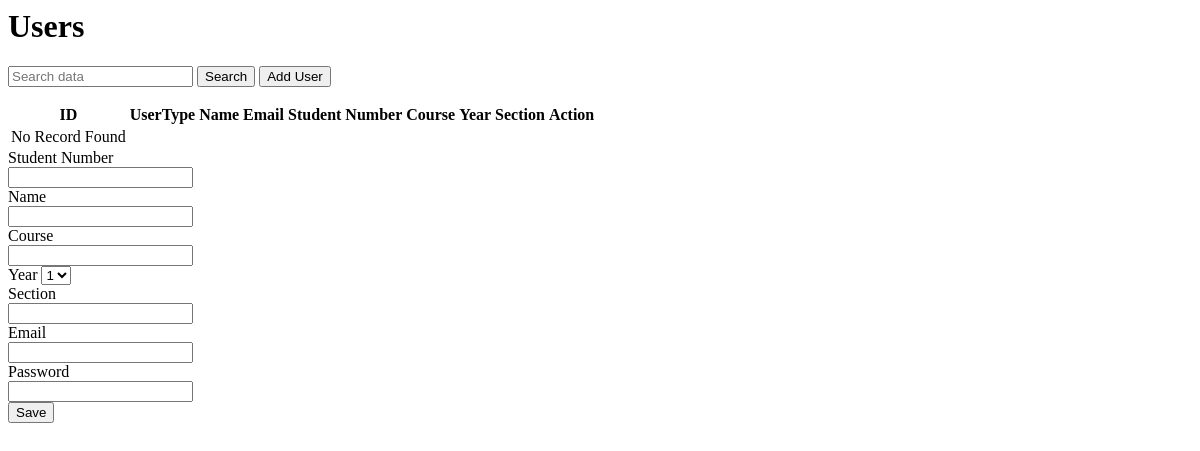
Page /pages/admin/users.php on the earlier database version.
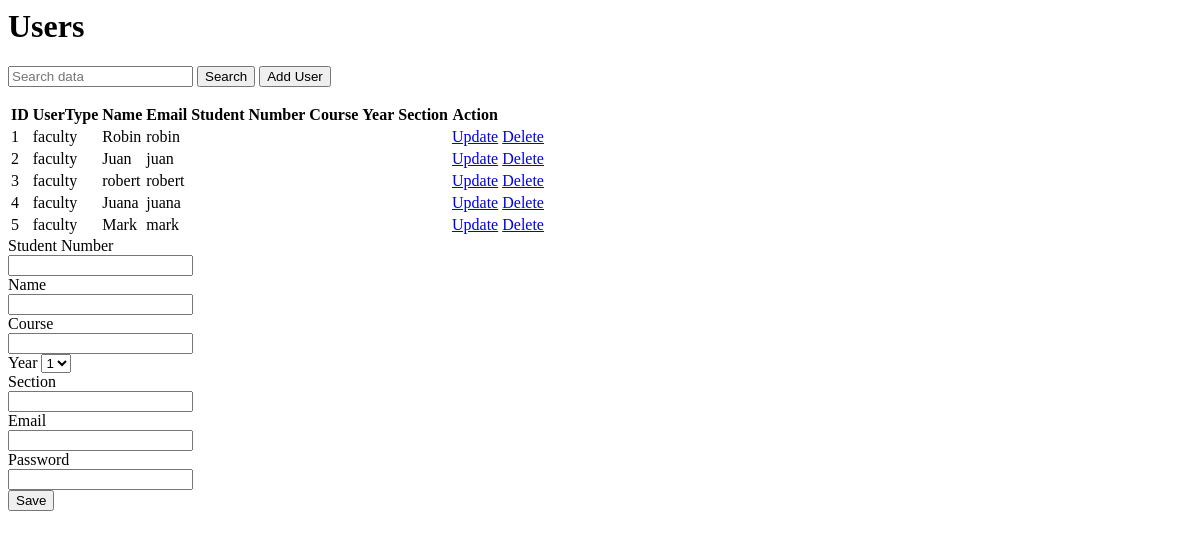
Same page on the later database version.
### tables this page shows
CREATE TABLE `users` (
  `id` int(11) NOT NULL,
  `user_type` varchar(50) NOT NULL,
  `name` varchar(50) NOT NULL,
  `email` varchar(50) NOT NULL,
  `student_no` varchar(50) NOT NULL,
  `course` varchar(50) NOT NULL,
  `year` varchar(50) NOT NULL,
  `section` varchar(50) NOT NULL,
  `password` varchar(50) NOT NULL,
  `date_created` date NOT NULL DEFAULT current_timestamp(),
  `created_timestamp` datetime NOT NULL DEFAULT current_timestamp()
);

### pages/admin/users.php (the view, shortened to what this page needs)
<head>
</head>
<div class="records-table">
    <h1>Users</h1>
    <form action="<?php echo htmlspecialchars($_SERVER["PHP_SELF"]); ?>" method="GET">
        <input type="text" name="search" value="<?php if(isset($_GET['search'])){echo $_GET['search']; } ?>" placeholder="Search data">
        <button type="submit">Search</button>
        <button onclick="show_dialog()">Add User</button>
    </form>
    <table>
        <thead>
            <tr>
                <th>ID</th>
                <th>UserType</th>
                <th>Name</th>
                <th>Email</th>
                <th>Student Number</th>
                <th>Course</th>
                <th>Year</th>
                <th>Section</th>
                <th>Action</th>
            </tr>
        </thead>
        <tbody>
            <?php
                include('../pupclinic/php/db_connect.php');
                    $filtervalues = $_GET['search'];
                    if($_GET['search'] == ""){
                        $query = "SELECT * FROM users";
                    }else{
                        $query = "SELECT * FROM users WHERE CONCAT(user_type,name,email,student_no,course,year,section) LIKE '%$filtervalues%' ";
                    }
                    $query_run = mysqli_query($conn, $query);
                    if(mysqli_num_rows($query_run) > 0)
                    {
                        foreach($query_run as $items)
                        {
                            ?>
                            <tr>
                                <td><?= $items['id']; ?></td>
                                <td><?= $items['user_type']; ?></td>
                                <td><?= $items['name']; ?></td>
                                <td><?= $items['email']; ?></td>
                                <td><?= $items['student_no']; ?></td>
                                <td><?= $items['course']; ?></td>
                                <td><?= $items['year']; ?></td>
                                <td><?= $items['section']; ?></td>
                                <td><a class="update_user" href="javascript:void(0)" data-id="<?= $items['id'] ?>"
                                data_user_type="<? $items['user_type'] ?>" data_name="<? $items['name'] ?>" data_email="<? $items['email'] ?>"
                                data_student_no="<? $items['student_no'] ?>" data_course="<? $items['course'] ?>" data_year="<? $items['year'] ?>"
                                data_section="<? $items['section'] ?>">Update</a></td>
                                <td><a class="delete_user" href="javascript:void(0)" data-id="<?= $items['id'] ?>">Delete</a></td>
                            </tr>
                            <?php
                        }
                    }
                    else
                    {
                        ?>
                            <tr>
                                <td>No Record Found</td>
                            </tr>
                        <?php
                    }
            ?>
        </tbody>
    </table>
</div>
<div class="floating-container">
    <div class="floating-register" id="create_student_account">
        <form id="register">
            <label for="student_no">Student Number</label><br>
            <input type="text" id="student_no" name="student_no"><br>
            <label for="name">Name</label><br>
            <input type="text" id="name" name="name"><br>
            <label for="course">Course</label><br>
            <input type="text" id="course" name="course"><br>
            <label for="year">Year</label>
            <select name="year" id="year" require>
                    <option value="1">1</option>
            </select><br>
            <label for="section">Section</label><br>
            <input type="text" id="section" name="section"><br>
            <label for="email">Email</label><br>
            <input type="text" id="email" name="email"><br>
            <label for="password">Password</label><br>
            <input type="password" id="password" name="password"><br>
            <button>Save</button>
        </form>
    </div>
</div>

Differences in the rows shown:
added users: id "1", user_type "faculty", name "Robin", email "robin"
added users: id "2", user_type "faculty", name "Juan", email "juan"
added users: id "3", user_type "faculty", name "robert", email "robert"
added users: id "4", user_type "faculty", name "Juana", email "juana"
added users: id "5", user_type "faculty", name "Mark", email "mark"
Other differences:
text no longer shown: "No Record Found"
